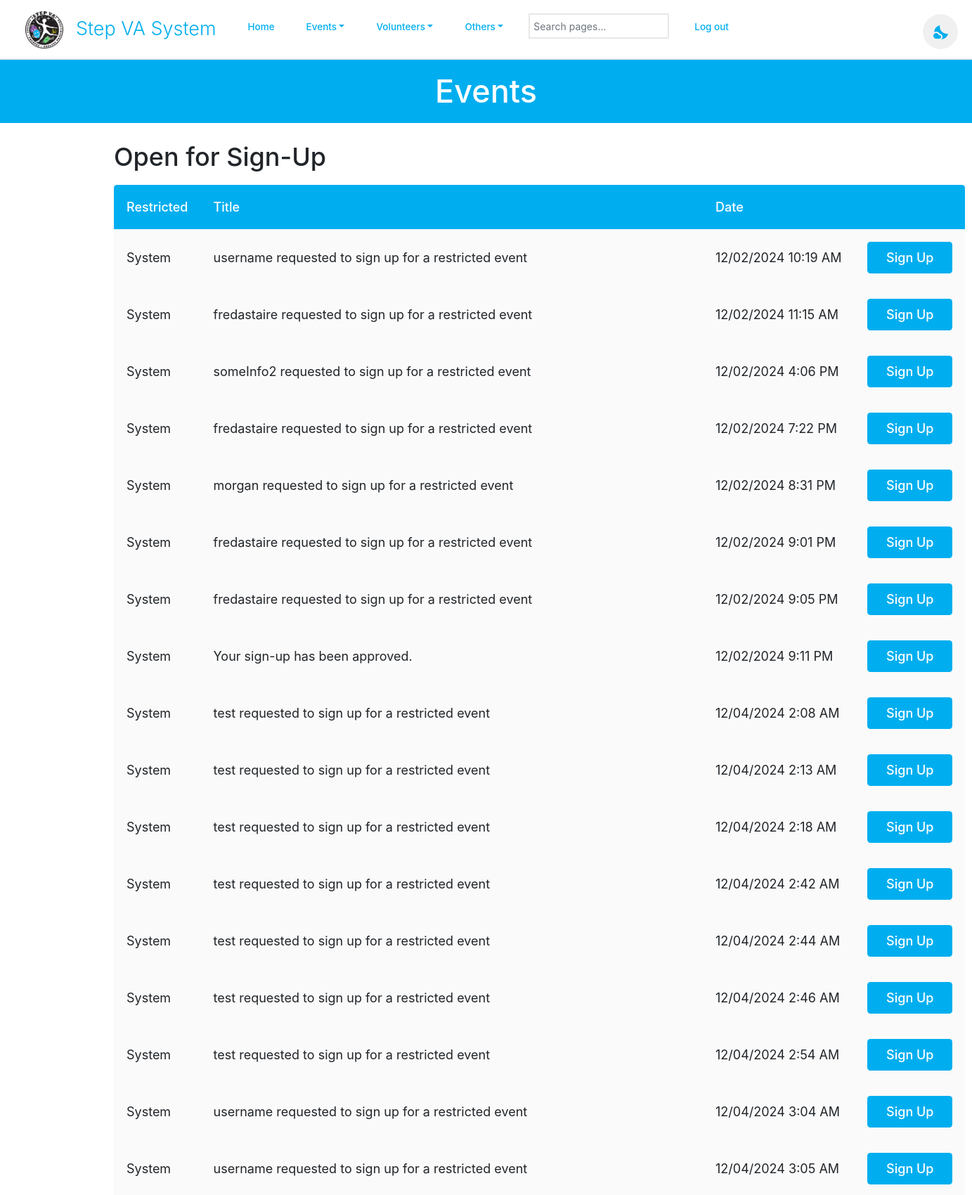
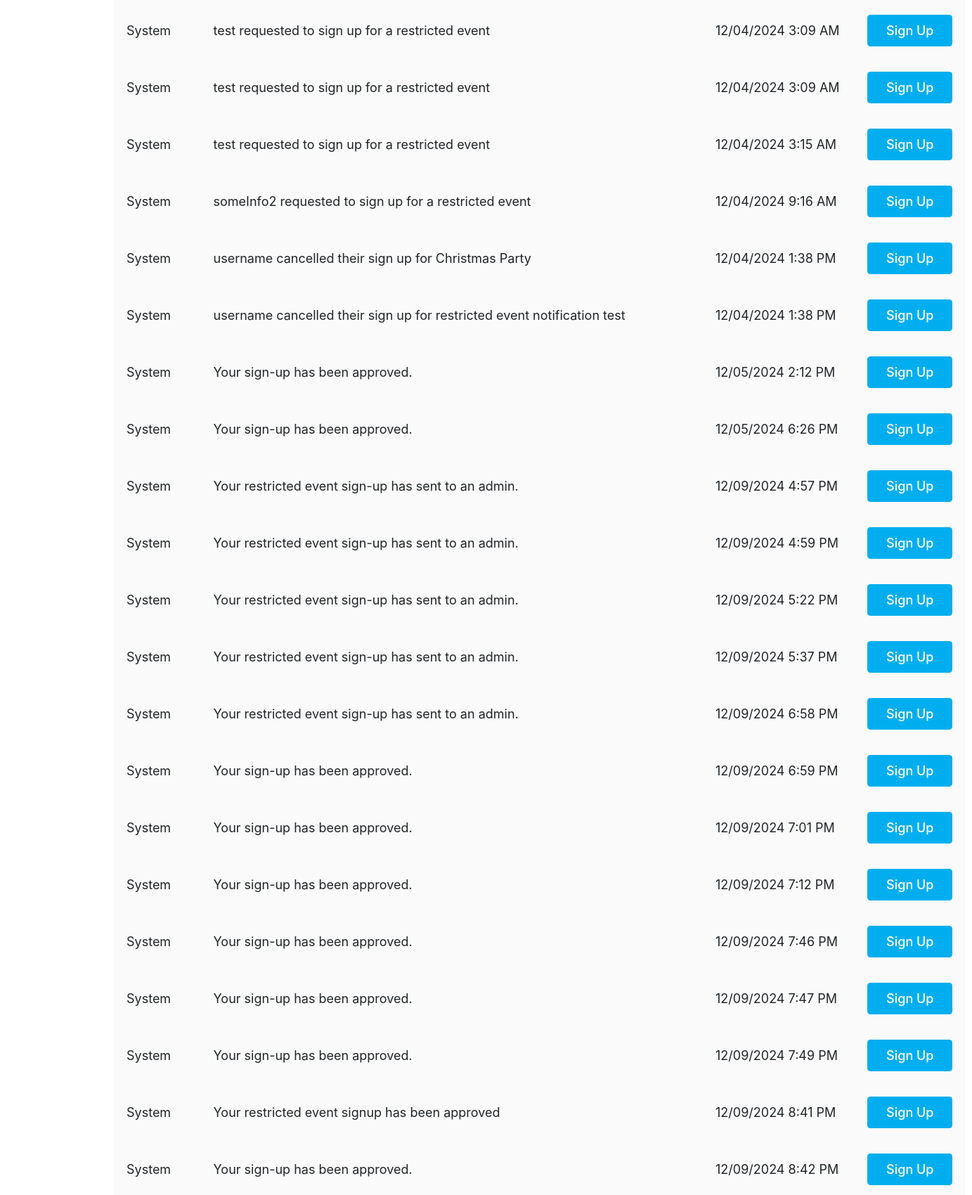
/viewEventsForSignUp.php (signed in, upper part), run on the app's committed database (2 pictures, top to bottom).
### tables this page shows
CREATE TABLE `dbmessages` (
  `id` int(11) NOT NULL,
  `senderID` varchar(256) NOT NULL,
  `recipientID` varchar(256) NOT NULL,
  `title` varchar(256) NOT NULL,
  `body` text NOT NULL,
  `time` varchar(16) NOT NULL,
  `wasRead` tinyint(1) NOT NULL DEFAULT 0,
  `prioritylevel` tinyint(4) NOT NULL DEFAULT 0
);

### database/dbMessages.php (called while the page is built, shortened)
<?php
function get_user_messages($userID) {
    $query = "select * from dbmessages
              where recipientID='$userID'
              order by prioritylevel desc";
    $connection = connect();
    $result = mysqli_query($connection, $query);
    $messages = mysqli_fetch_all($result, MYSQLI_ASSOC);
    return $messages;
}

### database/dbPersons.php (called while the page is built, shortened)
<?php
    function get_name_from_id($id) {
        if ($id == 'vmsroot') {
            return 'System';
        }
        $query = "select first_name, last_name from dbpersons
            where id='$id'";
        $connection = connect();
        $result = mysqli_query($connection, $query);
        $row = mysqli_fetch_assoc($result);
        return $row['first_name'] . ' ' . $row['last_name'];
    }

### include/output.php (called while the page is built, shortened)
<?php
    function hsc($input) {
        return htmlspecialchars($input ?? '');
    }
    function time24hTo12h($time) {
        $hour = substr($time, 0, 2);
        $minute = substr($time, 3, 2);
        $hour = intval($hour);
        if ($hour < 12) {
            return hsc($hour . ':' . $minute . ' AM');
        } else if ($hour > 12) {
            $hour -= 12;
        }
        return hsc($hour . ':' . $minute . ' PM');
    }

### viewEventsForSignUp.php (the view, shortened to what this page needs)
<?php
    $userID = null;
    if (isset($_SESSION['_id'])) {
        $userID = $_SESSION['_id'];
    }
?>
<!DOCTYPE html>
<html>
    <head>
        <?php require_once('universal.inc') ?>
        <link rel="stylesheet" href="css/messages.css"></link>
    </head>
    <body>
        <?php require_once('header.php') ?>
        <h1>Events</h1>
        <main class="general">
            <h2>Open for Sign-Up</h2>
            <?php
                require_once('database/dbMessages.php');
                $messages = get_user_messages($userID);
                if (count($messages) > 0): ?>
                <div class="table-wrapper">
                    <table class="general">
                        <thead>
                            <tr>
                                <th style="width:1px">Restricted</th>
                                <th>Title</th>
                                <th style="width:1px">Date</th>
                                <th style="width:1px"></th>
                            </tr>
                        </thead>
                        <tbody class="standout">
                            <?php
                                require_once('database/dbPersons.php');
                                require_once('include/output.php');
                                $id_to_name_hash = [];
                                foreach ($messages as $message) {
                                    $sender = $message['senderID'];
                                    if (isset($id_to_name_hash[$sender])) {
                                        $sender = $id_to_name_hash[$sender];
                                    } else {
                                        $lookup = get_name_from_id($sender);
                                        $id_to_name_hash[$sender] = $lookup;
                                        $sender = $lookup;
                                    }
                                    $messageID = $message['id'];
                                    $title = $message['title'];
                                    $timePacked = $message['time'];
                                    $pieces = explode('-', $timePacked);
                                    $year = $pieces[0];
                                    $month = $pieces[1];
                                    $day = $pieces[2];
                                    $time = time24hto12h($pieces[3]);
                                    $class = 'message';
                                    if (!$message['wasRead']) {
                                        $class .= ' unread';
                                    }
                                    echo "
                                        <tr class='$class' data-message-id='$messageID'>
                                            <td>$sender</td>
                                            <td>$title</td>
                                            <td>$month/$day/$year $time</td>
                                            <td> <a class='button sign-up' href='eventSignUp.php'>Sign Up</a> </td>
                                        </tr>";
                                }
                            ?>
                        </tbody>
                    </table>
                </div>
            <?php else: ?>
                <p class="no-events standout">There are currently no events available for sign-up.</p>
            <?php endif ?>
        </main>
    </body>
</html>

### css/base.css (style rules this page uses)
html, body, header, main, footer, div, span, p, h1, h2, h3, h4, h5, h6, ul, ol, li, input, select, textarea, form, section, label, table, td, tr, th, form, fieldset, em, button, a { padding: 0; margin: 0; font-size: inherit; font-family: inherit; font-weight: inherit; text-decoration: none; font-style: normal; box-sizing: border-box; text-align: left; list-style-type: none; border-spacing: 0; }
:root { --page-background-color: #ffffff; --page-font-color: #333333; --inactive-font-color: #d0d0d0; --inactive-background-color: #f0f0f0; --standout-background: #fafafa; --happy-toast-background-color: #1a7024; --happy-toast-font-color: white; --info-toast-background-color: #2f2f2f; --info-toast-font-color: white; --error-toast-background-color: #701a1a; --error-toast-font-color: white; --shadow-and-border-color: #e8e8e8; --main-color: #00aeef; --accent-color: #39B54A; --secondary-accent-color: #a3e0f7; --calendar-event-color: #808080; --calendar-event-color-hover: var(--main-color); --calendar-today-border: 2px solid var(--secondary-accent-color); --button-font-color: white; --button-padding: 0.5rem 1.5rem; --button-border-radius: 0.25rem; --standard-border: 1px solid #333333; --light-border: 1px solid var(--shadow-and-border-color); --text-field-border: 2px solid #e8e8e8; --cancel-button-background-color: #aaa; --error-color: red; --base-variant: #f0f0f0; --primary-color: #00aeef; font-size: 18px; font-family: Montserrat; font-weight: 300; }
body { background-color: var(--page-background-color); color: var(--page-font-color); font-family: Montserrat; }
main:not(.login):not(.calendar-view):not(.dashboard) { padding: 1rem; }
input[type=submit], button, .button { color: var(--button-font-color); background-color: var(--main-color); padding: var(--button-padding); border: none; border-radius: var(--button-border-radius); font-weight: 500; width: 100%; transition: background-color .3s; cursor: pointer; text-align: center; }
h1 { font-size: 1.5rem; font-weight: 500; margin-bottom: 2rem; background-color: var(--main-color); color: var(--page-background-color); width: 100%; text-align: center; padding: 1rem; }
h2 { font-size: 1.5rem; font-weight: 500; }
.button { display: inline-block; }
main.general, form.general { margin: 1rem; display: flex; flex-direction: column; gap: 0.5rem; }
table.general { width: 100%; padding-bottom: 1rem; }
table.general th:first-of-type { border-top-left-radius: .25rem; }
table.general th:last-of-type { border-top-right-radius: .25rem; }
table.general th { background-color: var(--main-color); color: var(--button-font-color); font-weight: 500; }
table.general th, table.general td { padding: 1rem; white-space: nowrap; }
.standout { border-bottom: 3px solid var(--shadow-and-border-color); padding: 1rem; background-color: var(--standout-background); }
@media only screen and (min-width: 1024px) { main.general, form.general { margin: 0rem 8rem 4rem 8rem; } }

### css/messages.css (style rules this page uses)
:root { --unread-message-background: #f1eadf; --message-body-border-color: #ddd; --priorityone-color: #4FFFB0; --prioritytwo-color: #F0E68C; --prioritythree-color: #fd5c63; }
tr.message { cursor: pointer; transition: filter .3s; background-color: inherit; }

### data on the page
dbmessages: senderID "System", title "username requested to sign up for a restricted event", time "12", time "02", time "2024", time "10:19 AM"
dbmessages: senderID "System", title "fredastaire requested to sign up for a restricted event", time "12", time "02", time "2024", time "11:15 AM"
dbmessages: senderID "System", title "someInfo2 requested to sign up for a restricted event", time "12", time "02", time "2024", time "4:06 PM"
dbmessages: senderID "System", title "fredastaire requested to sign up for a restricted event", time "12", time "02", time "2024", time "7:22 PM"
dbmessages: senderID "System", title "morgan requested to sign up for a restricted event", time "12", time "02", time "2024", time "8:31 PM"
dbmessages: senderID "System", title "fredastaire requested to sign up for a restricted event", time "12", time "02", time "2024", time "9:01 PM"
dbmessages: senderID "System", title "fredastaire requested to sign up for a restricted event", time "12", time "02", time "2024", time "9:05 PM"
dbmessages: senderID "System", title "Your sign-up has been approved.", time "12", time "02", time "2024", time "9:11 PM"
dbmessages: senderID "System", title "test requested to sign up for a restricted event", time "12", time "04", time "2024", time "2:08 AM"
dbmessages: senderID "System", title "test requested to sign up for a restricted event", time "12", time "04", time "2024", time "2:13 AM"
dbmessages: senderID "System", title "test requested to sign up for a restricted event", time "12", time "04", time "2024", time "2:18 AM"
dbmessages: senderID "System", title "test requested to sign up for a restricted event", time "12", time "04", time "2024", time "2:42 AM"
dbmessages: senderID "System", title "test requested to sign up for a restricted event", time "12", time "04", time "2024", time "2:44 AM"
dbmessages: senderID "System", title "test requested to sign up for a restricted event", time "12", time "04", time "2024", time "2:46 AM"
dbmessages: senderID "System", title "test requested to sign up for a restricted event", time "12", time "04", time "2024", time "2:54 AM"
dbmessages: senderID "System", title "username requested to sign up for a restricted event", time "12", time "04", time "2024", time "3:04 AM"
dbmessages: senderID "System", title "username requested to sign up for a restricted event", time "12", time "04", time "2024", time "3:05 AM"
dbmessages: senderID "System", title "test requested to sign up for a restricted event", time "12", time "04", time "2024", time "3:09 AM"
dbmessages: senderID "System", title "test requested to sign up for a restricted event", time "12", time "04", time "2024", time "3:09 AM"
dbmessages: senderID "System", title "test requested to sign up for a restricted event", time "12", time "04", time "2024", time "3:15 AM"
dbmessages: senderID "System", title "someInfo2 requested to sign up for a restricted event", time "12", time "04", time "2024", time "9:16 AM"
dbmessages: senderID "System", title "username cancelled their sign up for Christmas Party", time "12", time "04", time "2024", time "1:38 PM"
dbmessages: senderID "System", title "username cancelled their sign up for restricted event notification test", time "12", time "04", time "2024", time "1:38 PM"
dbmessages: senderID "System", title "Your sign-up has been approved.", time "12", time "05", time "2024", time "2:12 PM"
dbmessages: senderID "System", title "Your sign-up has been approved.", time "12", time "05", time "2024", time "6:26 PM"
dbmessages: senderID "System", title "Your restricted event sign-up has sent to an admin.", time "12", time "09", time "2024", time "4:57 PM"
dbmessages: senderID "System", title "Your restricted event sign-up has sent to an admin.", time "12", time "09", time "2024", time "4:59 PM"
dbmessages: senderID "System", title "Your restricted event sign-up has sent to an admin.", time "12", time "09", time "2024", time "5:22 PM"
dbmessages: senderID "System", title "Your restricted event sign-up has sent to an admin.", time "12", time "09", time "2024", time "5:37 PM"
dbmessages: senderID "System", title "Your restricted event sign-up has sent to an admin.", time "12", time "09", time "2024", time "6:58 PM"
dbmessages: senderID "System", title "Your sign-up has been approved.", time "12", time "09", time "2024", time "6:59 PM"
dbmessages: senderID "System", title "Your sign-up has been approved.", time "12", time "09", time "2024", time "7:01 PM"
dbmessages: senderID "System", title "Your sign-up has been approved.", time "12", time "09", time "2024", time "7:12 PM"
dbmessages: senderID "System", title "Your sign-up has been approved.", time "12", time "09", time "2024", time "7:46 PM"
dbmessages: senderID "System", title "Your sign-up has been approved.", time "12", time "09", time "2024", time "7:47 PM"
dbmessages: senderID "System", title "Your sign-up has been approved.", time "12", time "09", time "2024", time "7:49 PM"
dbmessages: senderID "System", title "Your restricted event signup has been approved", time "12", time "09", time "2024", time "8:41 PM"
dbmessages: senderID "System", title "Your sign-up has been approved.", time "12", time "09", time "2024", time "8:42 PM"
